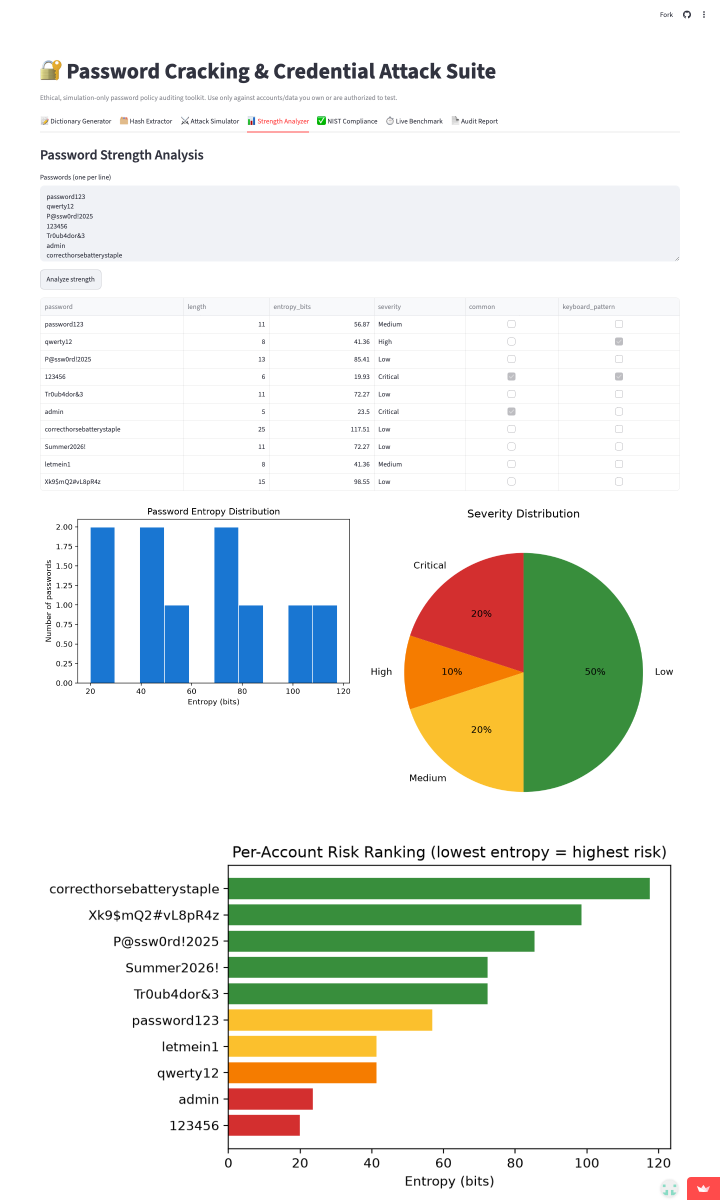
#> input picture reports/screenshots/04_Strength_Analyzer.png, 1440 x 2400 px (shown at 1/2 size)
$ python split_tall_screenshots.py
#> lines starting #> are read from the running program, lines starting #| are printed output that depends on the picture
"""Splits the two tallest dashboard screenshots into separate, legible
sub-images at natural section breaks, so each piece can be embedded larger
(and therefore more readable) in the Word report.
"""
from pathlib import Path

from PIL import Image

DIR = Path(__file__).resolve().parent.parent / "reports" / "screenshots"

SPLITS = {
    "04_Strength_Analyzer.png": [
        ("04a_Strength_Table.png", 0, 995),
        ("04b_Strength_Charts.png", 995, 1600),
        ("04c_Risk_Ranking.png", 1600, None),
    ],
    "07_Audit_Report.png": [
        ("07a_Report_Summary_Table.png", 0, 1190),
        ("07b_Report_Attacks_Compliance.png", 1190, None),
    ],
}


def main():
    for src_name, parts in SPLITS.items():
        src_path = DIR / src_name
        im = Image.open(src_path).convert("RGB")
#> im is the input picture: PIL image 1440x2400 RGB; mean R, G, B 231.4, 234.4, 227.5
        w, h = im.size
#> w = 1440; h = 2400
        for out_name, top, bottom in parts:
            bottom = bottom if bottom is not None else h
            crop = im.crop((0, top, w, min(bottom, h)))
            crop.save(DIR / out_name)
            print(f"{out_name}: {crop.size}")
#> this loop made 3 passes
#> pass 1, in main, `crop = im.crop((0, top, w, min(bottom, h)))`:
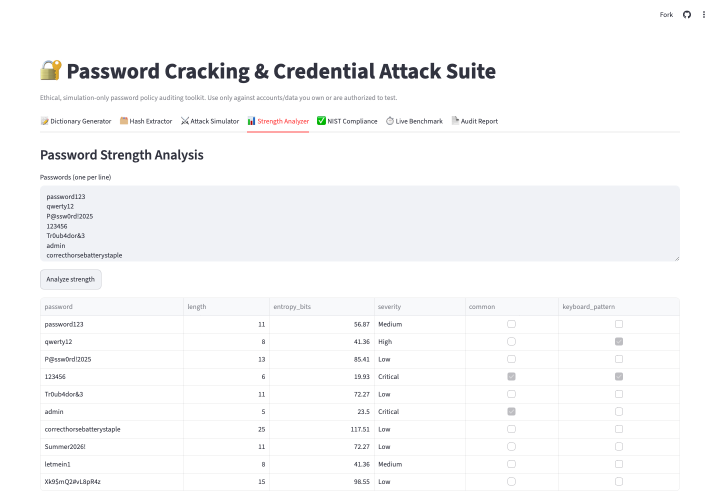
#> crop: PIL image 1440x995 RGB (shown at 1/2 size); mean R, G, B 248.5, 248.8, 249.5
#> pass 2, in main, `crop = im.crop((0, top, w, min(bottom, h)))`:
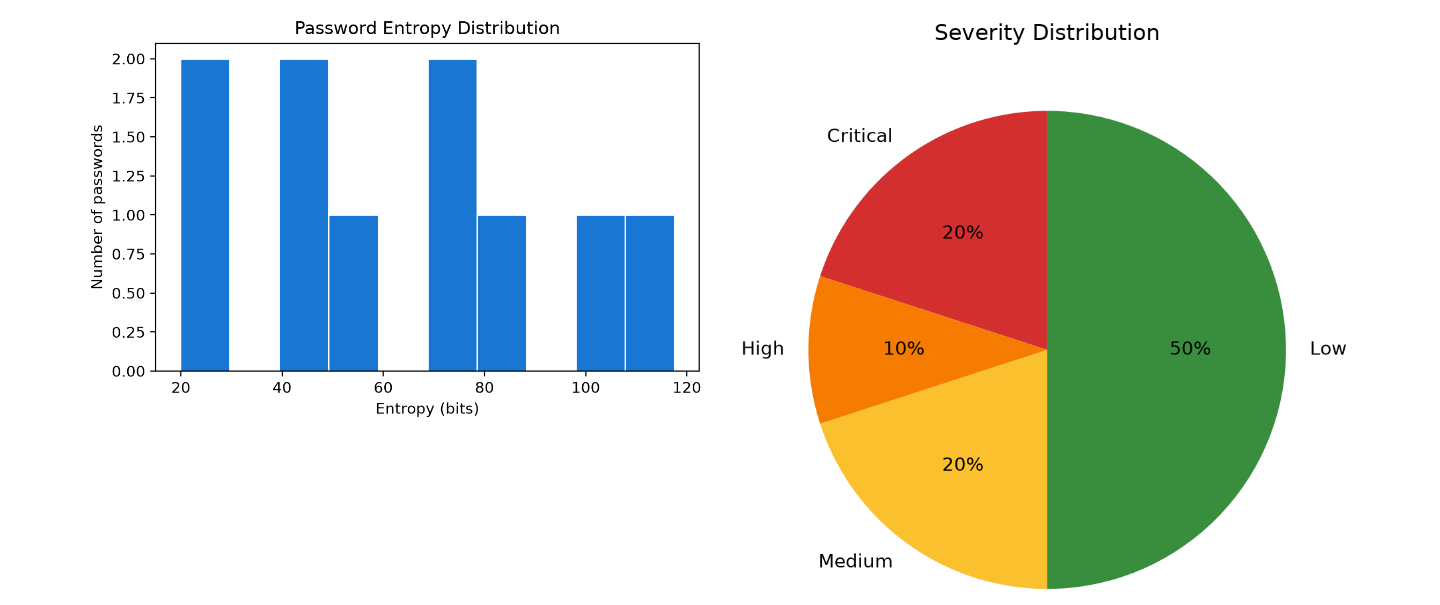
#> crop: PIL image 1440x605 RGB; mean R, G, B 210.5, 215.7, 206.5
#> pass 3, in main, `crop = im.crop((0, top, w, min(bottom, h)))`:
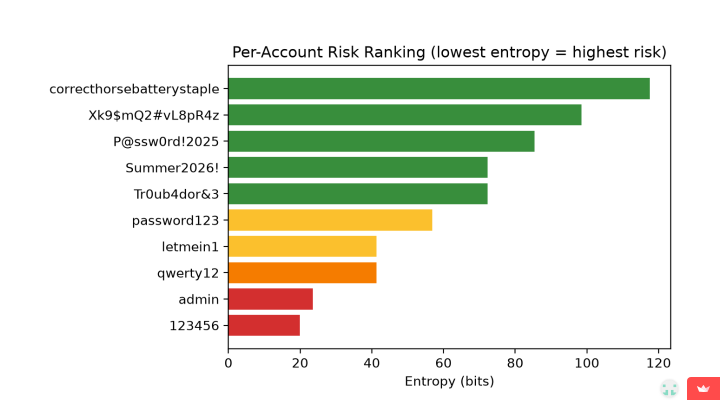
#> crop: PIL image 1440x800 RGB (shown at 1/2 size); mean R, G, B 225.8, 230.8, 216.1
#> pass 2 of the loop in main, `for src_name, parts in SPLITS.items():`:
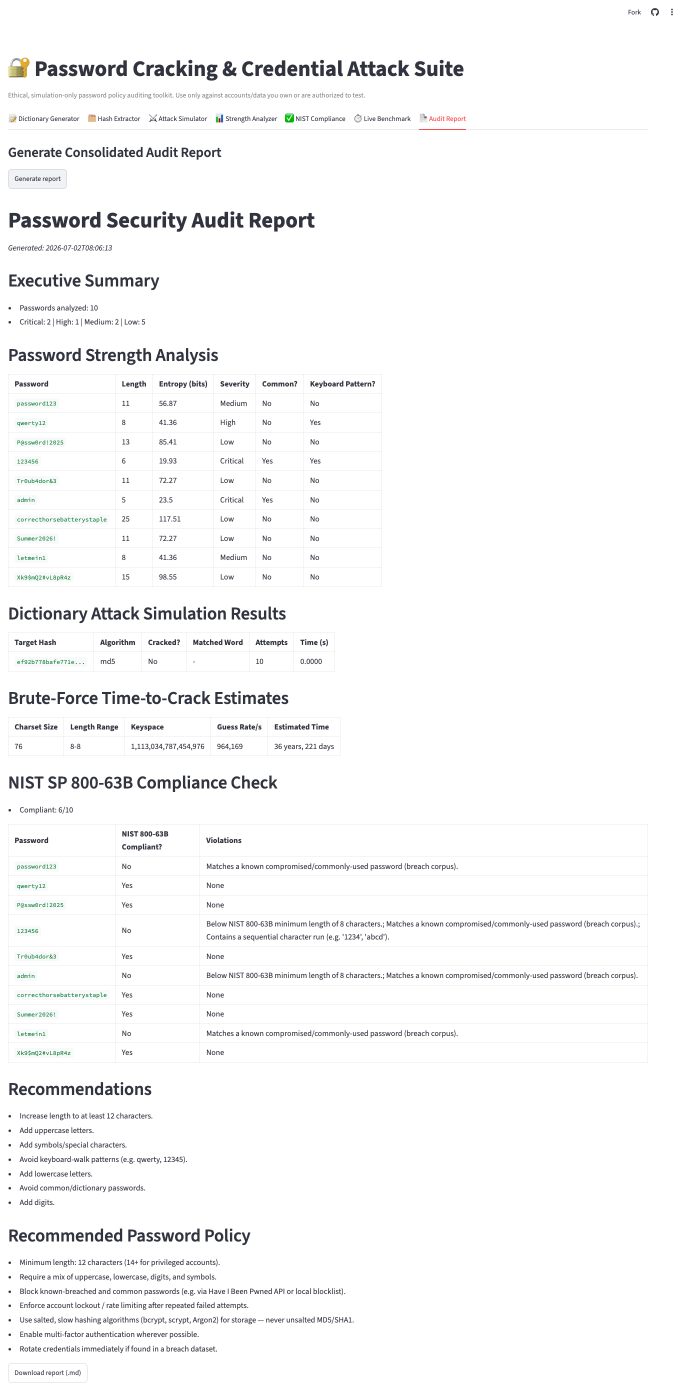
#> input picture reports/screenshots/07_Audit_Report.png, 1362 x 2782 px (shown at 1/2 size)
#> in main, im is the input picture: PIL image 1362x2782 RGB; mean R, G, B 248.7, 248.9, 249.1
#> the loop in main, `for out_name, top, bottom in parts:` made 2 passes
#> pass 1, in main, `crop = im.crop((0, top, w, min(bottom, h)))`:
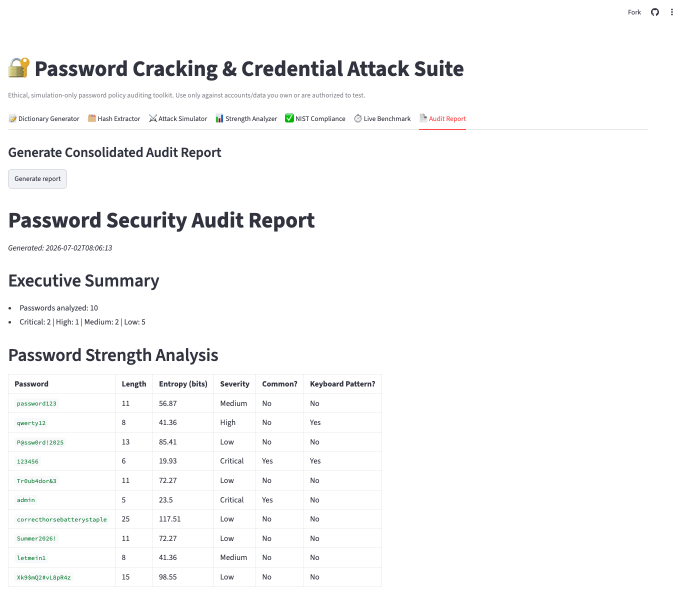
#> crop: PIL image 1362x1190 RGB (shown at 1/2 size); mean R, G, B 248.7, 248.9, 249.1
#> pass 2, in main, `crop = im.crop((0, top, w, min(bottom, h)))`:
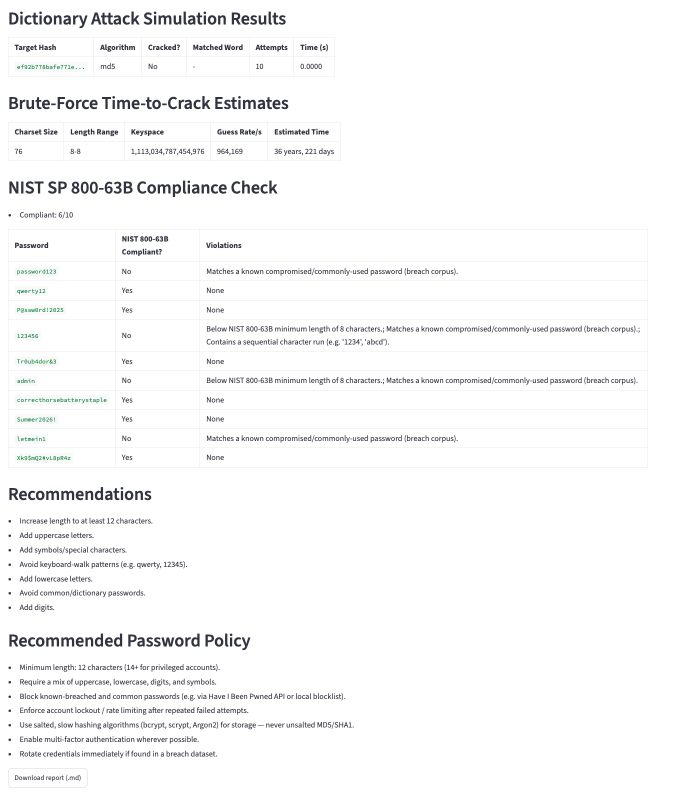
#> crop: PIL image 1362x1592 RGB (shown at 1/2 size); mean R, G, B 248.7, 248.9, 249.2


if __name__ == "__main__":
    main()
